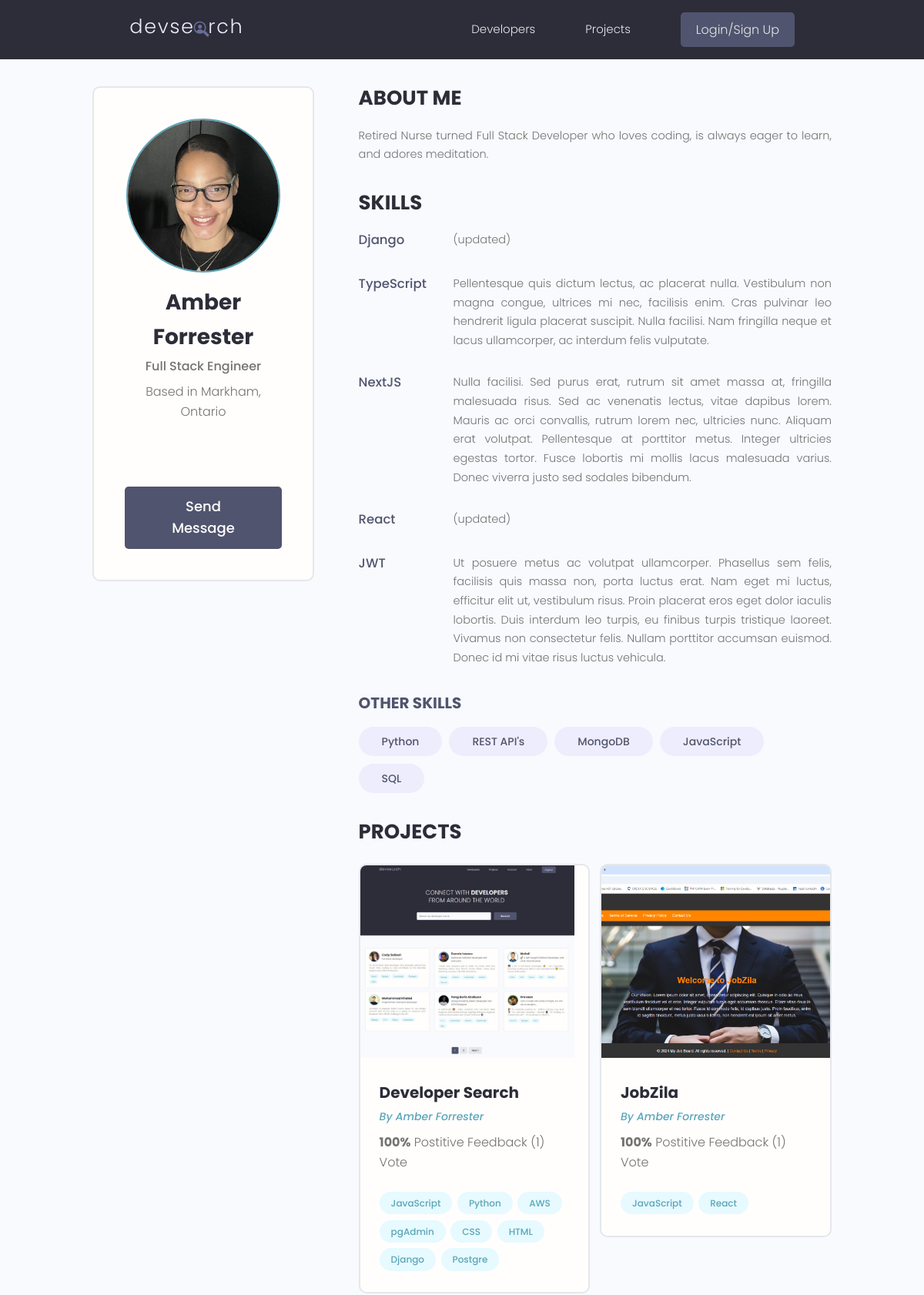
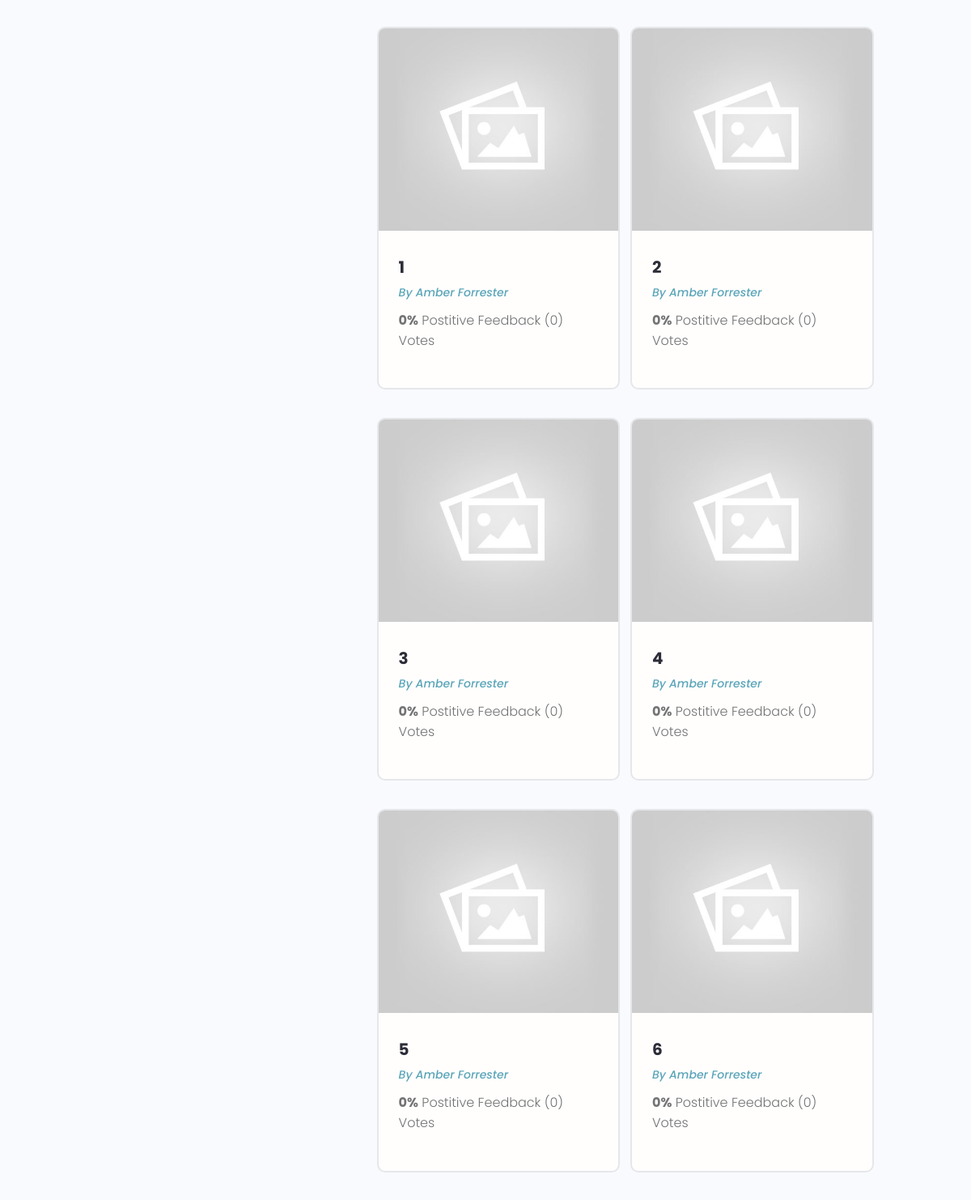
The page /profile/95ff4cc4-5dfb-4760-8259-c2f0abc00f63/ (upper part) on the database its author committed (2 pictures, top to bottom).
### users/models.py (models this page shows, shortened)
class Profile(models.Model):
    user = models.OneToOneField(
        User, on_delete=models.CASCADE, null=True, blank=True)
    name = models.CharField(max_length=200, null=True, blank=True)
    email = models.EmailField(max_length=500, null=True, blank=True)
    username = models.CharField(max_length=200, null=True, blank=True)
    location = models.CharField(max_length=200, null=True, blank=True)
    short_intro = models.CharField(max_length=200, null=True, blank=True)
    bio = models.TextField(null=True, blank=True)
    profile_image = models.ImageField(null=True, blank=True, upload_to='profiles/',
        default="profiles/user-default.png")
    social_github = models.CharField(max_length=200, null=True, blank=True)
    social_twitter = models.CharField(max_length=200, null=True, blank=True)
    social_linkedin = models.CharField(max_length=200, null=True, blank=True)
    social_youtube = models.CharField(max_length=200, null=True, blank=True)
    social_website = models.CharField(max_length=200, null=True, blank=True)
    created = models.DateTimeField(auto_now_add=True)
    id = models.UUIDField(default=uuid.uuid4, unique=True,
                          primary_key=True, editable=False)
    class Meta:
        ordering = ['created']

class Skill(models.Model):
    owner = models.ForeignKey(Profile, on_delete=models.CASCADE,
                            null=True, blank=True)
    name = models.CharField(max_length=200, null=True, blank=True)
    description = models.TextField(null=True, blank=True)
    created = models.DateTimeField(auto_now_add=True)
    id = models.UUIDField(default=uuid.uuid4, unique=True,
                          primary_key=True, editable=False)
    def __str__(self):
        return str(self.name)

### projects/models.py (models this page shows, shortened)
class Project(models.Model):
    owner = models.ForeignKey(Profile, null=True, blank=True,
                              on_delete=models.CASCADE)
    title = models.CharField(max_length=200)
    description = models.TextField(null=True, blank=True)
    featured_image = models.ImageField(null=True, blank=True, default='default.jpg')
    demo_link = models.CharField(max_length=2000, null=True, blank=True)
    source_link = models.CharField(max_length=2000, null=True, blank=True)
    tags = models.ManyToManyField('Tag', blank=True)
    vote_total = models.IntegerField(default=0, null=True, blank=True)
    vote_ratio = models.IntegerField(default=0, null=True, blank=True)
    created = models.DateTimeField(auto_now_add=True)
    id = models.UUIDField(default=uuid.uuid4, unique=True,
                          primary_key=True, editable=False)
    class Meta:
        ordering = ['-vote_ratio','-vote_total', 'title']
    @property
    def imageURL(self):
        try:
            url = self.featured_image.url
        except:
            url = 'http://127.0.0.1:8000/images/default.jpg'
        return url

class Tag(models.Model):
    name = models.CharField(max_length=200)
    created = models.DateTimeField(auto_now_add=True)
    id = models.UUIDField(default=uuid.uuid4, unique=True,
                          primary_key=True, editable=False)
    def __str__(self):
        return self.name

### users/views.py (the view)
# urls.py: path('profile/<str:pk>/', views.userProfile, name='user-profile'),
def userProfile(request, pk):
    profile = Profile.objects.get(id=pk)
    topSkills = profile.skill_set.exclude(description__exact="")
    otherSkills = profile.skill_set.filter(description="")
    context = {'profile': profile, 'topSkills': topSkills, 'otherSkills': otherSkills}
    return render(request, 'users/user-profile.html', context)

### users/templates/users/user-profile.html (shortened to what this page needs)
{% extends 'main.html' %}
{% block content %}
<main class="profile my-md">
    <div class="container">
        <div class="layout">
            <div class="column column--1of3">
                <div class="card text-center">
                    <div class="card__body dev">
                    <img class="avatar avatar--xl" src="{{ profile.profile_image.url }}" />
                    <h2 class="dev__name">{{ profile.name }}</h2>
                    <p class="dev__title">{{ profile.short_intro }}</p>
                    <p class="dev__location">Based in {{ profile.location }}</p>
                        <ul class="dev__social">
                        </ul>
                        {% if request.user.profile.id != profile.id %}
                        <a href="{% url 'create-message' profile.id %}" class="btn btn--sub btn--lg">Send Message </a>
                        {% endif %}
                    </div>
                </div>
            </div>
            <div class="column column--2of3">
            <div class="devInfo">
                <h3 class="devInfo__title">About Me</h3>
                <p class="devInfo__about">{{ profile.bio }}</p>
            </div>
                <div class="devInfo">
                    <h3 class="devInfo__title">Skills</h3>
                    <div class="devInfo__skills">
                        {% for skill in topSkills %}
                        <div class="devSkill">
                            <h4 class="devSkill__title">{{ skill.name }}</h4>
                            <p class="devSkill__info">{{ skill.description }}</p>
                        </div>
                        {% endfor %}
                        <h3 class="devInfo__subtitle">Other Skills</h3>
                        <div class="devInfo__otherSkills">
                            {% for skill in otherSkills %}
                            <span class="tag tag--pill tag--sub tag--lg">
                            <small>{{ skill }}</small>
                            </span>
                            {% endfor %}
                        </div>
                    </div>
                </div>
                <div class="devInfo">
                    <h3 class="devInfo__title">Projects</h3>
                    <div class="grid grid--two">
                        {% for project in profile.project_set.all %}
                        <div class="column">
                            <div class="card project">
                                <a href="{% url 'project' project.id %}" class="project">
                                    <img class="project__thumbnail" src="{{project.imageURL}}" alt="project thumbnail"/>
                                    <div class="card__body">
                                        <h3 class="project__title">{{ project.title }}</h3>
                                        <p><a class="project__author" href="{% url 'user-profile' project.owner.id %}">By {{ project.owner.name }}</a></p>
                                        <p class="project--rating">
                                            <span style="font-weight: bold;">{{project.vote_ratio}}%</span> Postitive
                                            Feedback ({{project.vote_total}}) Vote{{project.vote_total|pluralize:"s"}}
                                        </p>
                                        <div class="project__tags">
                                            {% for tag in project.tags.all %}
                                            <span class="tag tag--pill tag--main">
                                                <small>{{tag}}</small>
                                            </span>
                                            {% endfor %}
                                        </div>
                                    </div>
                                </a>
                            </div>
                        </div>
                        {% endfor %}
                    </div>
                </div>
            </div>
        </div>
    </div>
</main>
{% endblock content %}

### static/styles/app.css (style rules this page uses)
:root { --color-sub: #2d2d39; }
.btn--sub { background-color: var(--color-sub-light); }
.card { border: 2px solid var(--color-light); }
img { width: 100%; }
.profile .card > .dev { padding: 4rem; }
.dev__name { color: var(--color-sub); font-size: 2.8rem; font-weight: 700; margin-top: 1rem; margin-bottom: 0.5rem; }
.dev__title { font-size: 1.6rem; font-weight: 500; line-height: 1.3; }
.dev__location { margin-top: 1rem; }
.dev__social { margin: 3rem 0; list-style: none; display: flex; justify-content: center; gap: 1.5rem; }
.devInfo { margin-bottom: 3rem; }
.devInfo__title, .devInfo__subtitle { font-size: 2.6rem; color: var(--color-sub); text-transform: uppercase; font-weight: 700; margin-bottom: 1.5rem; }
.devInfo__subtitle { font-size: 2rem; color: var(--color-sub-light); }
.devInfo__about, .devSkill__info { font-size: 1.45rem; line-height: 1.7; text-align: justify; }
.devSkill { margin-bottom: 3rem; }
.devSkill__title { font-size: 1.65rem; font-weight: 500; color: var(--color-sub-light); }
@media screen and (min-width: 700px) { .devSkill { display: flex; justify-content: space-between; gap: 3rem; } }
@media screen and (min-width: 700px) { .devSkill__info { flex-basis: 80%; } }
.project__author { font-size: 1.4rem; font-style: italic; }
.project--rating { margin-bottom: 1.6em; margin-top: .5em; }
.project__thumbnail { height: 25rem; object-fit: cover; object-position: top center; }
.project__title { font-size: 2rem; font-weight: 700; color: var(--color-sub); }

### static/uikit/styles/modules/_variables.css (style rules this page uses)
:root { --color-main: #5aa5b9; --color-main-light: #e6faff; --color-sub: #3f4156; --color-sub-light: #51546e; --color-sub-lighter: #ededfd; --color-text: #737373; --color-gray: #8b8b8b; --color-light: #e5e7eb; --color-light-gray: #767676; --color-bg: #f8fafd; --color-white: #fffefd; --color-white-light: #f3f3f3; --color-success: #359e64; --color-success-bg: #def8e8; --color-error: #fc4b0b; --color-error-bg: #fff2ee; --font-base: 'Poppins', arial, helvetica, 'Segoe UI', roboto, ubuntu, sans-serif; --font-monospace: 'Fira Code', 'Courier New', courier, monospace; --font-regular: 300; --font-medium: 500; --font-bold: 700; --generic-shadow: 1px 1px 5px #00000010; --generic-transition: all 0.3s ease-in-out; }

### static/uikit/styles/modules/_base.css (style rules this page uses)
* { margin: 0; padding: 0; box-sizing: border-box; text-rendering: optimizeLegibility; color: inherit; font-size: inherit; }
html { font-size: 50%; }
@media only screen and (min-width: 480px) { html { font-size: 56.25%; } }
@media only screen and (min-width: 1200px) { html { font-size: 62.5%; } }
body { line-height: 1.6; font-weight: 400; font-size: 1.5rem; color: var(--color-text); background-color: var(--color-bg); min-height: 100vh; }

### static/uikit/styles/modules/_typography.css (style rules this page uses)
* { font-family: var(--font-base); }
h2 { font-size: 3.6rem; font-weight: var(--font-bold); }
h3 { font-size: 3.2rem; font-weight: var(--font-medium); }
h4 { font-size: 2.8rem; font-weight: var(--font-medium); }
p, span, strong { font-size: 1.6rem; color: var(--color-text); font-weight: var(--font-regular); }
a { padding-bottom: 2px; text-decoration: none; display: inline-block; color: var(--color-main); font-weight: var(--font-medium); }

### static/uikit/styles/modules/_utilities.css (style rules this page uses)
.container { width: 92%; max-width: 165rem; margin: 0 auto; box-sizing: border-box; }
@media screen and (min-width: 1000px) { .container { width: 90%; } }
@media screen and (min-width: 1200px) { .container { width: 80%; } }
.text-center { text-align: center; }
.my-md { margin: 3rem auto; }

### static/uikit/styles/modules/_avatar.css (style rules this page uses)
.avatar { border-radius: 50%; border: 2px solid var(--color-main); object-fit: cover; }
.avatar--xl { height: 20rem; width: 20rem; }

### static/uikit/styles/modules/_button.css (style rules this page uses)
.btn { display: inline-block; position: relative; cursor: pointer; background-color: var(--color-light); font-weight: var(--font-medium); color: var(--color-sub); text-decoration: none; padding: 1rem 2rem; border-radius: 0.5rem; border: none; width: -webkit-fit-content; width: -moz-fit-content; width: fit-content; height: -webkit-fit-content; height: -moz-fit-content; height: fit-content; font-size: 1.6rem; outline-width: 0; outline-color: transparent; -webkit-backface-visibility: hidden; backface-visibility: hidden; transition: all 0.3s ease-in-out; }
.btn--sub { background-color: var(--color-sub); color: var(--color-white); }
.btn--lg { font-size: 1.8rem; padding: 1.2rem 4.5rem; }

### static/uikit/styles/modules/_card.css (style rules this page uses)
.card { border-radius: 1rem; background-color: var(--color-white); border: 1.5px solid var(--color-light); width: auto; height: auto; margin-top: 0.5rem; margin-bottom: 0.5rem; overflow: hidden; }
.card__body, .card__header { padding: 2rem 2.5rem; }

### rows shown on the page
Profile: profile_image (placeholder picture), name "Amber Forrester", short_intro "Full Stack Engineer", location "Markham, Ontario", bio "Retired Nurse turned Full Stack Developer who loves coding, is always eager to learn, and adores meditation."
Skill: name "Django", description "(updated)"
Skill: name "TypeScript", description "Pellentesque quis dictum lectus, ac placerat nulla. Vestibulum non magna congue, ultrices mi nec, facilisis enim. Cras pulvinar leo hendrerit ligula placerat suscipit. Nulla facilisi. Nam fringilla neque et lacus ullamcorper, ac interdum felis vulputate."
Skill: name "NextJS", description "Nulla facilisi. Sed purus erat, rutrum sit amet massa at, fringilla malesuada risus. Sed ac venenatis lectus, vitae dapibus lorem. Mauris ac orci convallis, rutrum lorem nec, ultricies nunc. Aliquam erat volutpat. Pellentesque at porttitor metus. Integer ultricies egestas tortor. Fusce lobortis mi mollis lacus malesuada varius. Donec viverra justo sed sodales bibendum."
Skill: name "React", description "(updated)"
Skill: name "JWT", description "Ut posuere metus ac volutpat ullamcorper. Phasellus sem felis, facilisis quis massa non, porta luctus erat. Nam eget mi luctus, efficitur elit ut, vestibulum risus. Proin placerat eros eget dolor iaculis lobortis. Duis interdum leo turpis, eu finibus turpis tristique laoreet. Vivamus non consectetur felis. Nullam porttitor accumsan euismod. Donec id mi vitae risus luctus vehicula."
Skill: name "Python"
Skill: name "REST API's"
Skill: name "MongoDB"
Skill: name "JavaScript"
Skill: name "SQL"
Project: imageURL (picture), title "Developer Search", owner.name "Amber Forrester", vote_ratio "100", vote_total "1"
Tag: name "JavaScript"
Tag: name "Python"
Tag: name "AWS"
Tag: name "pgAdmin"
Tag: name "CSS"
Tag: name "HTML"
Tag: name "Django"
Tag: name "Postgre"
Project: imageURL (picture), title "JobZila", owner.name "Amber Forrester", vote_ratio "100", vote_total "1"
Tag: name "React"
Project: imageURL (placeholder picture), title "1", owner.name "Amber Forrester", vote_ratio "0", vote_total "0"
Project: imageURL (placeholder picture), title "2", owner.name "Amber Forrester", vote_ratio "0", vote_total "0"
Project: imageURL (placeholder picture), title "3", owner.name "Amber Forrester", vote_ratio "0", vote_total "0"
Project: imageURL (placeholder picture), title "4", owner.name "Amber Forrester", vote_ratio "0", vote_total "0"
Project: imageURL (placeholder picture), title "5", owner.name "Amber Forrester", vote_ratio "0", vote_total "0"
Project: imageURL (placeholder picture), title "6", owner.name "Amber Forrester", vote_ratio "0", vote_total "0"
